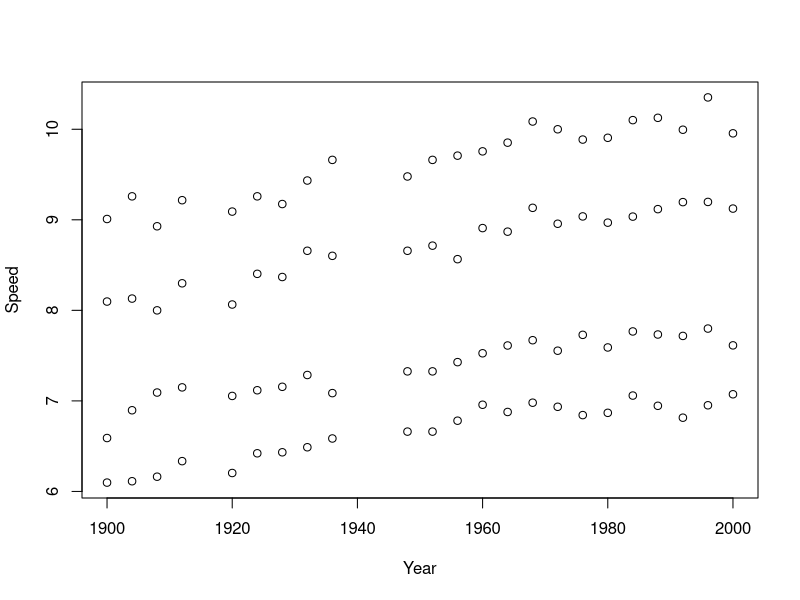
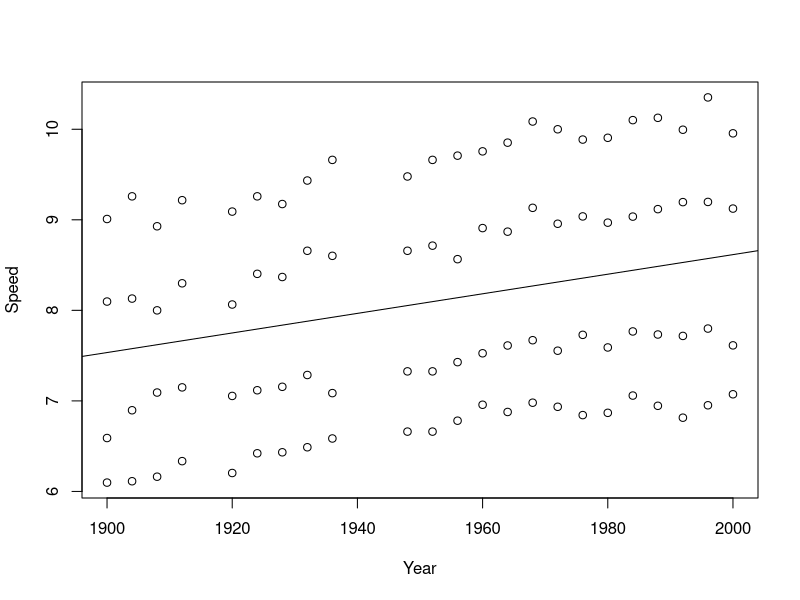
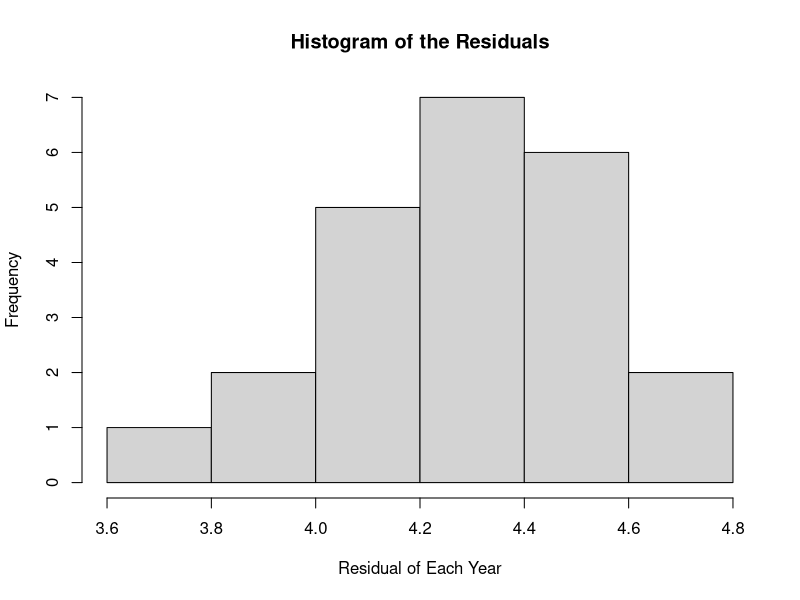
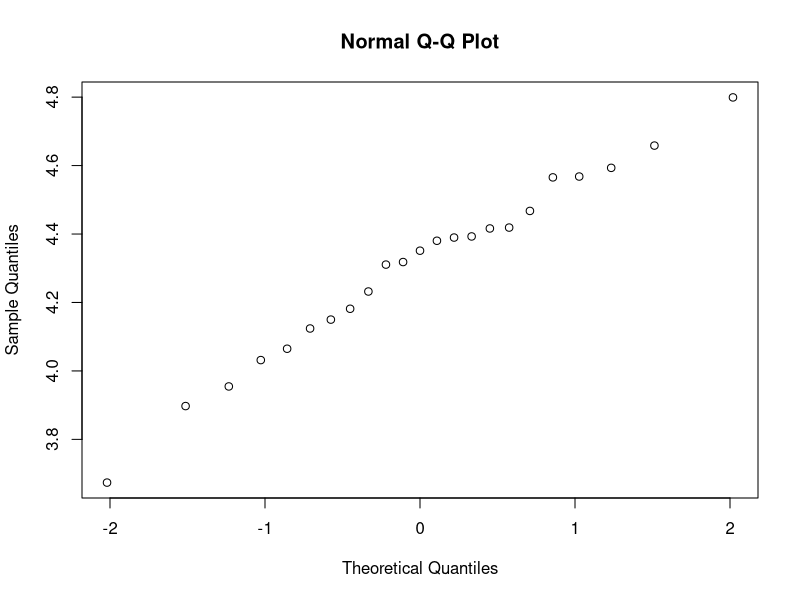
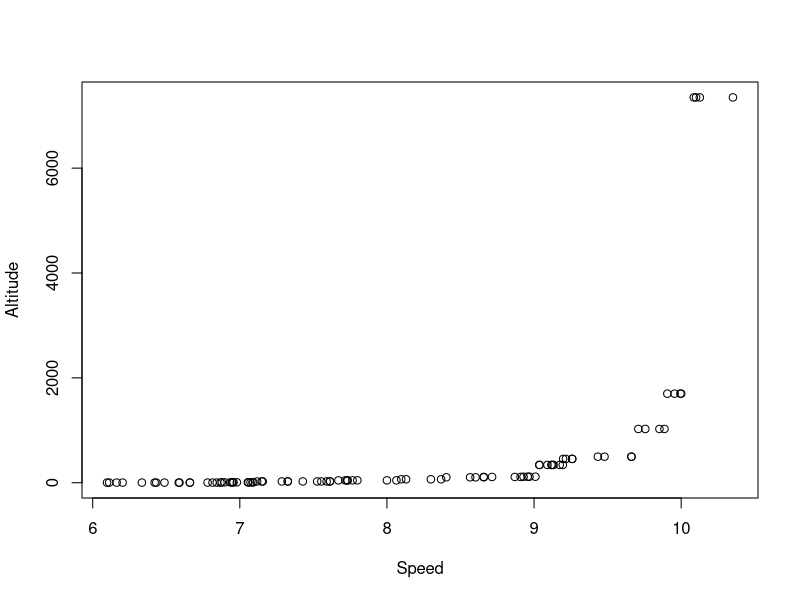
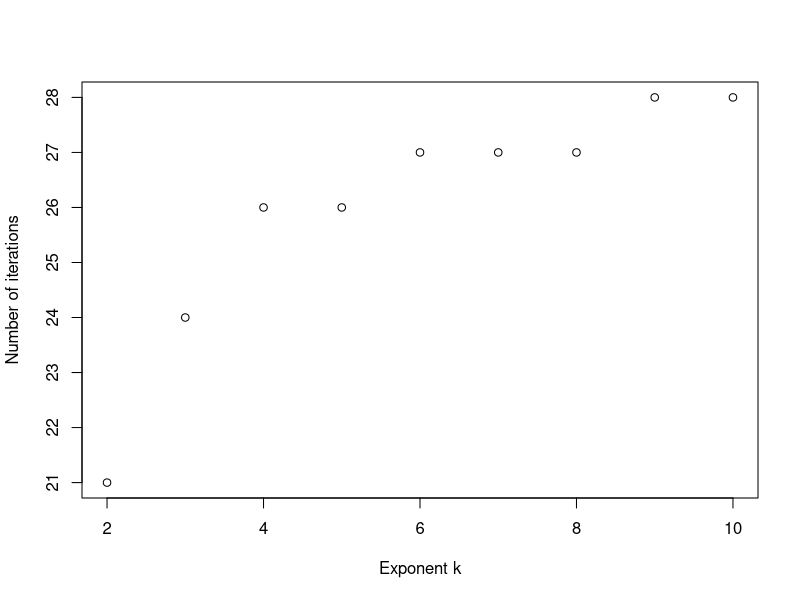
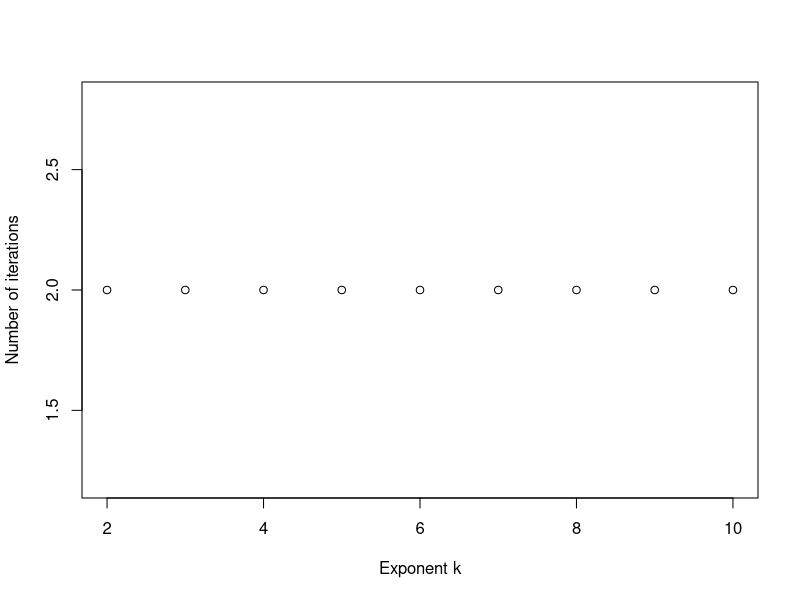
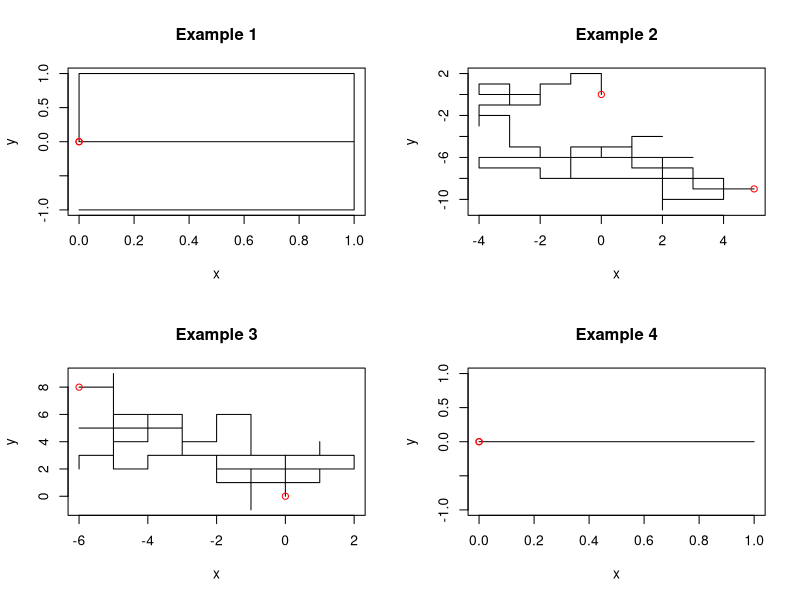

Recreate these plots in R, in order.
## ---- chunk 1
knitr::opts_chunk$set(echo = TRUE)
## ---- chunk 2
#read the data and store in a data frame speed.data
speed.data <- read.table("speed.txt", header = TRUE)

#print the first 5 rows
speed.data[1:5, ]
## ---- chunk 3
#calculate the average speed (in m/s)
Speed <- speed.data$Distance.100 * 100 / speed.data$Time

#add this data as a new column
modified.speed.data <- cbind(speed.data, Speed)
modified.speed.data

#print the first 5 rows of the modified data
modified.speed.data[1:5, ]
## ---- chunk 4
#sort the data by increasing value of year
sorted.data <- modified.speed.data[order(modified.speed.data$Year), ]
sorted.data

#print the first 10 rows of the sorted data
sorted.data[1:10, ]
## ---- chunk 5
#create a new data frame containing 2 columns
speed.year <- data.frame("Year"=modified.speed.data$Year,
          "Speed"=modified.speed.data$Speed)
speed.year

#plot the speed as a function of the year
plot(speed.year$Year, speed.year$Speed, xlab = "Year",
     ylab = "Speed")
## ---- chunk 6
lm(speed.year$Speed ~ speed.year$Year)
## ---- chunk 7
plot(speed.year$Year, speed.year$Speed, abline(lm(speed.year$Speed ~ speed.year$Year)), xlab = "Year",
     ylab = "Speed")
## ---- chunk 8
#compute the residuals i.e. the differences between the actual average speed 
#and the speed predicted by the best fitting line
predicted.speed <- -13.01660 + 0.01082 * speed.year$Year

Residual <- abs(speed.year$Speed - predicted.speed)

#to find residual each year, first we have to sort by increasing value of year
#then calculate sum of all residuals of each year
speed.year <- cbind(speed.year, Residual)
sorted.speed.year <- speed.year[order(speed.year$Year),]
i=1
residual <- c()
while (i<=92){
  res <- sum(sorted.speed.year$Residual[i:(i+3)])
  residual <- c(residual,res)
  i=i+4
}

#histogram
hist(residual, xlab = "Residual of Each Year", main = "Histogram of the Residuals")

qqnorm(residual)
## ---- chunk 9
# the original matrix A from which QR was constructed
A <- qr.X(lm(speed.year$Speed ~ speed.year$Year)$qr)
#using qr solve
qr.solve(A, speed.year$Speed)
## ---- chunk 10
qqplot(modified.speed.data$Speed, modified.speed.data$Altitude, xlab = "Speed", ylab = "Altitude")

cor.test(modified.speed.data$Speed, modified.speed.data$Altitude)$p.value
## ---- chunk 11
EvalPoly <- function(c, x){
  p <- 0
  for (i in 1:length(c)){
    p <- p + c[i] * x^(i-1)
  }
  return (p)
}
## ---- chunk 12
EvalPoly(c(1, -1.7, 0, 3.5), 13.4)
## ---- chunk 13
PolyDerEval <- function(c, x){
  p <- 0
  for (i in 2: length(c)){
    p <- p + (i-1)*c[i]*x^(i-2)
  }
  return(p)
}
## ---- chunk 14
PolyDerEval(c(1, -1.7, 0, 3.5), 13.4)
## ---- chunk 15
NewtonPoly <- function(c, x0, TOL){
  k <- 1
  approxi <- c(x0)
  while (abs(EvalPoly(c, x0)) > TOL & k <= 1000){
    x <- x0 - EvalPoly(c, x0)/PolyDerEval(c,x0) #newton's method
    k <- k + 1
    approxi <- c(approxi,x)
    x0 <- x
    
  }
  return(approxi)
}
## ---- chunk 16
#print the sequence of approximations by Newton's method
NewtonPoly(c(2.3, -7.1, 0, 1), -1, 10^-10)
## ---- chunk 17
iter <- c()
for (k in 2:10){
  #number of iterations needed by Newton's method
  iter <- c(iter, length(NewtonPoly(c(rep(0,k),1), 1, 1e-12)))
  #since x^2 = 0 + 0x + 1x^2
  #      x^3 = 0 + 0x + 0x^2 + 1x^3 
  #      x^4 = 0 + 0x + 0x^2 + 0x^3 + 1x^4 etc
}

plot(2:10, iter, xlab = "Exponent k", ylab = "Number of iterations")
## ---- chunk 18
PolyDer2Eval <- function(c, x){
  p <- 0
  for (i in 3: length(c)){
    p <- (i-2)*(i-1)*c[i]*x^(i-3)
  }
  return(p)
}

PolyDer2Eval(c(1, -1.7, 0, 3.5), 13.4)
## ---- chunk 19
ModifiedNewtonPoly <- function(c, x0, TOL){
  k <- 1
  approxi <- c(x0)
  while (abs(EvalPoly(c, x0)) > TOL & k <= 1000){
    x <- x0 - 
      (EvalPoly(c,x0) * PolyDerEval(c,x0)) / 
      ((PolyDerEval(c,x0))^2 - EvalPoly(c,x0) * PolyDer2Eval(c,x0)) #modified newton's method
    k <- k + 1
    approxi <- c(approxi,x)
    x0 <- x
  }
  return(approxi)
}
## ---- chunk 20
iter <- c()
for (k in 2:10){
  #number of iterations needed by Modified Newton's method
  iter <- c(iter, length(ModifiedNewtonPoly(c(rep(0,k),1), 1, 1e-12)))
  #since x^2 = 0 + 0x + 1x^2
  #      x^3 = 0 + 0x + 0x^2 + 1x^3 
  #      x^4 = 0 + 0x + 0x^2 + 0x^3 + 1x^4 etc
}

plot(2:10, iter, xlab = "Exponent k", ylab = "Number of iterations")
## ---- chunk 21
AdaWalk <- function(){
  #at A_0
  x <- 0
  y <- 0
  xpos <- c() #x coordinates of each move
  ypos <- c() #y coordinates of each move
  xpos[1] <- 0
  ypos[1] <- 0
  for (i in 1:100){ # final position is A_100
    r <- runif(1) #random uniform numbers
    if (r <= 0.25){
      x <- x + 1 #move right
    }
    if (r > 0.25 & r <= 0.5){
      x <- x - 1 #move left
    }
    if (r > 0.5 & r <= 0.75){
      y <- y + 1 #move up
    }
    if(r > 0.75){ 
      y <- y - 1 #move down
    }
    xpos[i+1] <- x #update into the vector xpos
    ypos[i+1] <- y #update into the vector ypos
    if (xpos[i+1] == xpos[i] & ypos[i+1] == ypos[i]) #A_t != A_{t+1}
      break
    if(xpos[i+1] == 0 & ypos[i+1] == 0){ #if Ada is back in position (0,0)
      break
    }
  }
  return(rbind(xpos,ypos))
}
AdaWalk()
## ---- chunk 22
#example 1
A1 <- AdaWalk()
x1 <- A1[1,]
y1 <- A1[2,]
x1.min <- min(x1)
x1.max <- max(x1)
y1.min <- min(y1)
y1.max <- max(y1)

par(mfrow = c(2,2))

plot(x1, y1, type="l", xlab="x", ylab = "y", main = "Example 1", 
     xlim = range(x1.min:x1.max), ylim = range(y1.min:y1.max))
points(cbind(0,0),pch=1,col="red")
points(cbind(A1[1,ncol(A1)],A1[2,ncol(A1)]),pch=1,col="red")

#example 2
A2 <- AdaWalk()
x2 <- A2[1,]
y2 <- A2[2,]
x2.min <- min(x2)
x2.max <- max(x2)
y2.min <- min(y2)
y2.max <- max(y2)

plot(x2, y2, type="l", xlab="x", ylab = "y", main = "Example 2", 
     xlim = range(x2.min:x2.max), ylim = range(y2.min:y2.max))
points(cbind(0,0),pch=1,col="red")
points(cbind(A2[1,ncol(A2)],A2[2,ncol(A2)]),pch=1,col="red")

#example 3
A3 <- AdaWalk()
x3 <- A3[1,]
y3 <- A3[2,]
x3.min <- min(x3)
x3.max <- max(x3)
y3.min <- min(y3)
y3.max <- max(y3)

plot(x3, y3, type="l", xlab="x", ylab = "y", main = "Example 3", 
     xlim = range(x3.min:x3.max), ylim = range(y3.min:y3.max))
points(cbind(0,0),pch=1,col="red")
points(cbind(A3[1,ncol(A3)],A3[2,ncol(A3)]),pch=1,col="red")

#example 4
A4 <- AdaWalk()
x4 <- A4[1,]
y4 <- A4[2,]
x4.min <- min(x4)
x4.max <- max(x4)
y4.min <- min(y4)
y4.max <- max(y4)

plot(x4, y4, type="l", xlab="x", ylab = "y", main = "Example 4", 
     xlim = range(x4.min:x4.max), ylim = range(y4.min:y4.max))
points(cbind(0,0),pch=1,col="red")
points(cbind(A4[1,ncol(A4)],A4[2,ncol(A4)]),pch=1,col="red")
## ---- chunk 23
#Estimate the probability that Ada comes back to the orgin (0, 0) in at most 
#100 steps. Use a Monte Carlo simulation with at least 100 repeated experiments
#(or more, if your computer can)
n.mc <- 199
success <- 0

x <- 0
y <- 0
xpos <- c() #x coordinates of each move
ypos <- c() #y coordinates of each move
xpos[1] <- 0
ypos[1] <- 0

for (i.mc in 1:n.mc){
  flag <- F
  for (i in 1:100){ # final position is A_100
    r <- runif(1) #random uniform numbers
    if (r <= 0.25){
      x <- x + 1 #move right
    }
    if (r > 0.25 & r <= 0.5){
      x <- x - 1 #move left
    }
    if (r > 0.5 & r <= 0.75){
      y <- y + 1 #move up
    }
    if(r > 0.75){ 
      y <- y - 1 #move down
    }
    xpos[i+1] <- x #update into the vector xpos
    ypos[i+1] <- y #update into the vector ypos
    if (i <= 100 & xpos[i+1] == 0 & ypos[i+1] == 0 & !flag){
      flag <- T
      success <- success + 1
    }
    if (xpos[i+1] == xpos[i] & ypos[i+1] == ypos[i]){ #A_t != A_{t+1}
     break
    }
    if(xpos[i+1] == 0 & ypos[i+1] == 0){ #if Ada is back in position (0,0)
    break
    }
    # if (i <= 100 & xpos[i+1] == 0 & ypos[i+1] == 0 & !flag){
    #   flag <- T
    #   success <- success + 1
    # }
  }
}
cat("The estimated probability of X that Ada comes back to the orgin (0, 0) 
in at most 100 steps is", success/n.mc, "and the number of steps are", success)
## ---- chunk 24
#euclidean norm = sqrt((x1)^2+(x2)^2+...+(xn)^2)
euclidean.norm <- function(x){
  total = 0
  for (i in 1:length(x)){
    total = total +(x[i])^2
  }
  sqrt(total)
}

n = 1
xk <- matrix()
GradientDescent <- function(A, b, h, x0, TOL, N.max){
  gradient.f <- function(x){A %*% x + b} #formula of gradient of f(x)
  x <-  x0 - h * gradient.f(x0)
  xk <- cbind(x)
  while (euclidean.norm(x-x0) > TOL || n <= N.max){
    x0 <- x
    x <-  x0 - h*gradient.f(x0)
    xk <- cbind(xk,x)
    n <- n+1
  }
  return (xk)
}
## ---- chunk 25
A <- matrix(c(2,1,1,2), nrow=2)
b <- matrix(c(5,6))
x0 <- matrix(c(0,0))
GradientDescent(A, b, 0.1, x0, 1e-7, 100)
#each column represents a vector of x_k
## ---- chunk 26
xmin <- c(-4/3,-7/3)
xk <- GradientDescent(A, b, 0.1, x0, 1e-7, 100)
k <- ncol(xk) #number of iterations
decay <- c()
for (i in 1:k){
  decay <- c(decay, euclidean.norm(xk[i] - xmin))
}

#convergence plot
plot(1:k, decay, log = "y", xlab = "Iteration", ylab = "Decay of ||xk - xmin||_2")
## ---- chunk 27
m <- function(n){
  mat <- matrix(rep(0, n^2),nrow = n)
  for (i in 1:n){
    for (j in 1:n){
      if(i == j){mat[i,j] <- 2} #main diagonal
      if(i+1 == j || i-1 ==j){mat[i,j] <- -1} #first upper and lower diagonal
    }
  }
  
  return(mat)
 
}

vec <- function(n){
  c(rep(1,n))
}
m(10)
vec(10)
## ---- chunk 28
x0 <- matrix(c(rep(0,10)))
M <- m(10)
v <- vec(10)
xList <- GradientDescent(M, v, 0.5, x0, 1e-7, 100)
k <- ncol(xList) #number of iterations
x.min <- xList[,k] #last iteration
x.min
f <- function(x) {1/2*t(x)%*%M%*%x + t(v)%*%x + 1}
f(x.min)
